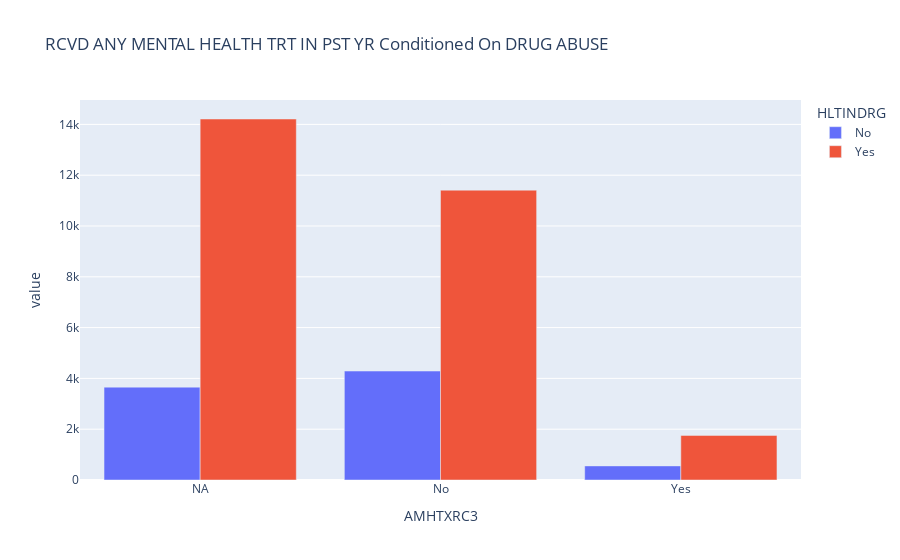

The code cell stored with this chart in its notebook:
### Code cell
EDA_2_df = X_probabilistic[["AMHTXRC3","HLTINDRG"]]
EDA_2_df["HLTINDRG"] = EDA_2_df["HLTINDRG"].apply(lambda x: "Yes" if x == 1 else "No" if x== 2 else "NA")

EDA_2_df["AMHTXRC3"] = EDA_2_df["AMHTXRC3"].apply(lambda x: "Yes" if x == 1 else "No" if x== 2 else "NA")

EDA_2 = EDA_2_df.groupby("AMHTXRC3")["HLTINDRG"].value_counts()

print(EDA_2.unstack().index)

px.bar(EDA_2.unstack(), title="RCVD ANY MENTAL HEALTH TRT IN PST YR Conditioned On DRUG ABUSE", barmode = 'group').show()

### Figure 1 — Plotly figure (JSON) as saved in the notebook; plotly's stock layout.template omitted (floating-point values rounded to 4 significant figures)
{"data": [{"alignmentgroup": "True", "hovertemplate": "HLTINDRG=No<br>AMHTXRC3=%{x}<br>value=%{y}<extra></extra>", "legendgroup": "No", "marker": {"color": "#636efa", "pattern": {"shape": ""}}, "name": "No", "offsetgroup": "No", "orientation": "v", "showlegend": true, "textposition": "auto", "type": "bar", "x": ["NA", "No", "Yes"], "xaxis": "x", "y": [3656, 4289, 555], "yaxis": "y"}, {"alignmentgroup": "True", "hovertemplate": "HLTINDRG=Yes<br>AMHTXRC3=%{x}<br>value=%{y}<extra></extra>", "legendgroup": "Yes", "marker": {"color": "#EF553B", "pattern": {"shape": ""}}, "name": "Yes", "offsetgroup": "Yes", "orientation": "v", "showlegend": true, "textposition": "auto", "type": "bar", "x": ["NA", "No", "Yes"], "xaxis": "x", "y": [14212, 11411, 1755], "yaxis": "y"}], "layout": {"barmode": "group", "legend": {"title": {"text": "HLTINDRG"}, "tracegroupgap": 0}, "title": {"text": "RCVD ANY MENTAL HEALTH TRT IN PST YR Conditioned On DRUG ABUSE"}, "xaxis": {"anchor": "y", "domain": [0, 1], "title": {"text": "AMHTXRC3"}}, "yaxis": {"anchor": "x", "domain": [0, 1], "title": {"text": "value"}}}}
